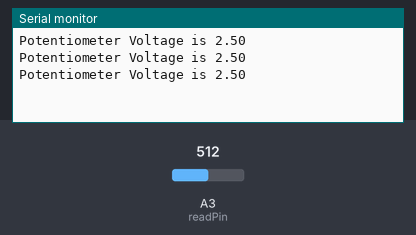
Bench run of a sketch on a simulated Arduino Uno, built with avr-gcc and run on an emulated ATmega328P. On the bench: the last lines printed to the serial monitor. The test bench sets the inputs (shaded band); at power-on: A3 (readPin) = 512.

Above: at 1.3 s.
1.4 s: A3 (readPin) set to 716
At 1.9 s:
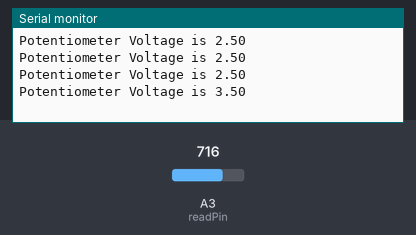
2.9 s: A3 (readPin) set to 900
At 3.3 s:
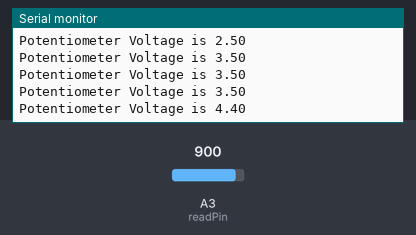
Timing chart, 0 to 5.9 s (numbered marks = the images above; inputs shaded):
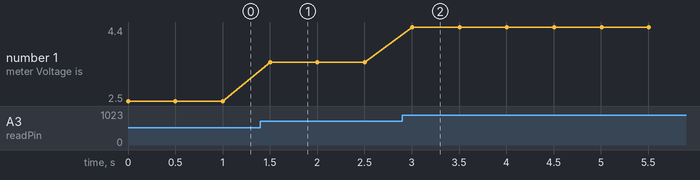

The sketch:

12_Potentiometer_Intro.ino
```cpp
int readPin = A3;
int readVal;
float Volt_reading;
int delay_time = 500;


void setup() {
  // put your setup code here, to run once:
  pinMode(readPin, INPUT);
  Serial.begin(9600);
}

void loop() {
  // put your main code here, to run repeatedly:
  readVal = analogRead(readPin);
  Volt_reading = (5. / 1023.) * readVal;

  Serial.print("Potentiometer Voltage is ");
  Serial.println(Volt_reading);

  delay(delay_time);

}
```

Measured:
- after the input at 1.4 s, the serial monitor: prints a new line after 0.10 s (image 1)
- after the input at 2.9 s, the serial monitor: prints a new line after 0.10 s (image 2)
- plotted number 1: 2.5 → 3.5 after the input at 1.4 s, 3.5 → 4.4 after the input at 2.9 s
